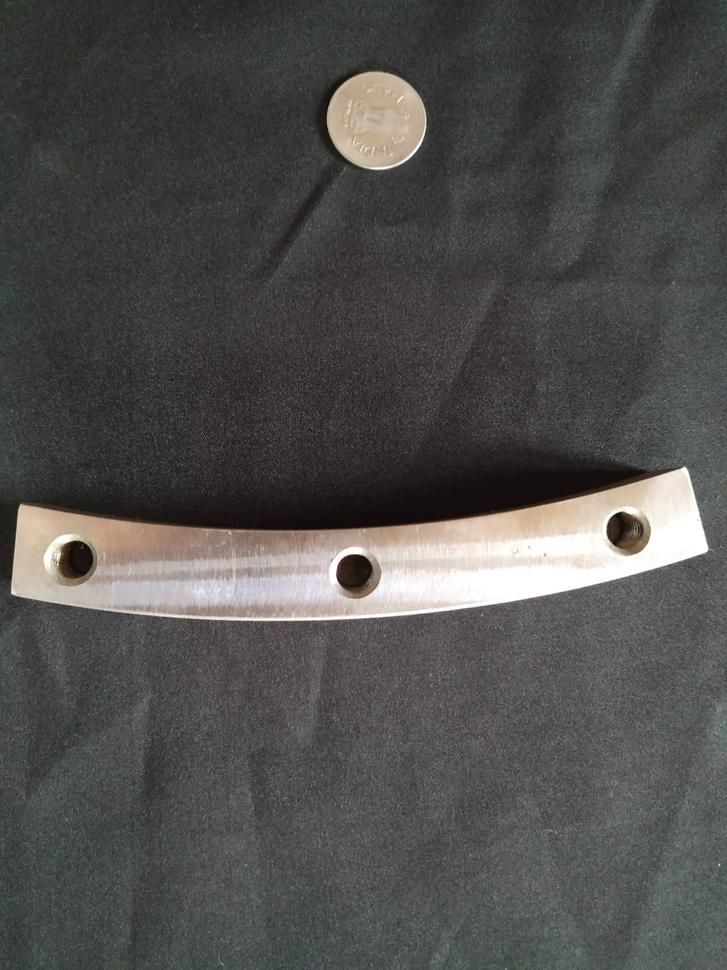
#> input picture Programs/i8.jpeg, 727 x 970 px, shrunk from 960 x 1280 before the run
$ python shiva.py   (older library calls are emulated)
#> lines starting #> are read from the running program, lines starting #| are printed output that depends on the picture; after the words box and inside, x2 and y2 are one past the last pixel; in counts of white or black regions, pixels touching at a corner belong together
from scipy.spatial import distance as dist
from imutils import perspective
import numpy as np
import imutils
import cv2

output = []


def viewImage(image):
    cv2.namedWindow('Display', cv2.WINDOW_NORMAL)
    cv2.imshow('Display', image)
    cv2.waitKey(0)
    cv2.destroyAllWindows()

def midpoint(ptA, ptB):
	return ((ptA[0] + ptB[0]) * 0.5, (ptA[1] + ptB[1]) * 0.5)

def removeNestings(l):
    for i in l:
        if type(i) == list:
            removeNestings(i)
        else:
            output.append(i)
    return output


#image = cv2.imread('Images\late.png')
image = cv2.imread('i8.jpeg')
#> image is the input picture: shape (970, 727, 3); mean B, G, R 76.8, 79.2, 79.7
#thresh = cv2.threshold(image, 100, 255, cv2.THRESH_BINARY)
#viewImage(thresh)
gray = cv2.cvtColor(image, cv2.COLOR_BGR2GRAY)
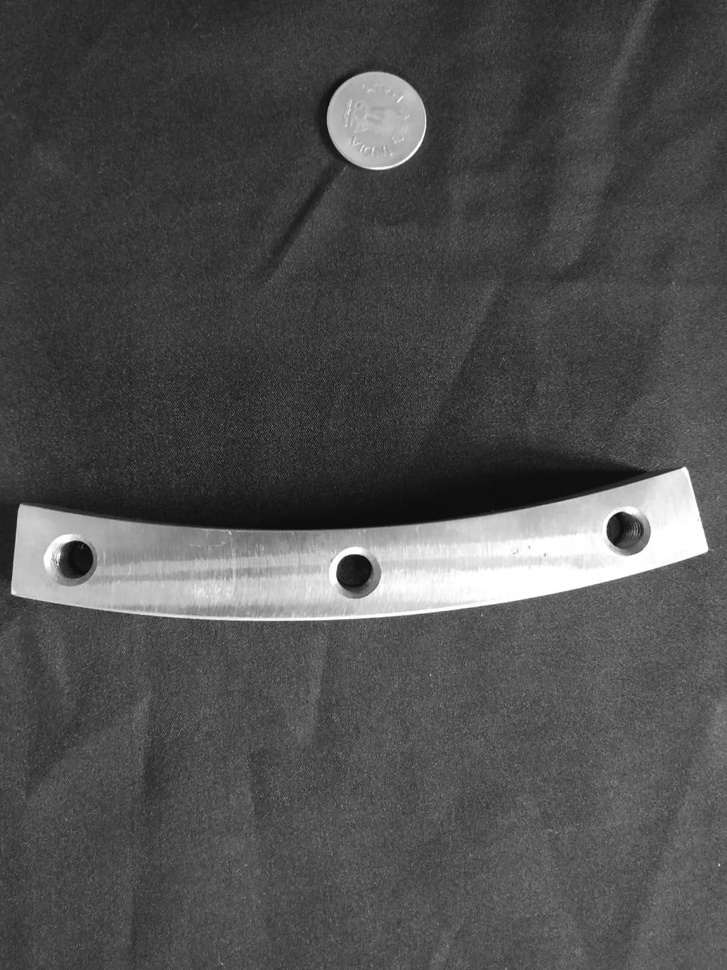
#> gray: shape (970, 727); min 2, max 255, mean 79.1
viewImage(gray)

kernel = np.ones((5,5),np.float32)/25
#for i in range(5):
gray = cv2.filter2D(gray,-1,kernel)
#gray = cv2.GaussianBlur(gray, (5, 5), 0)
viewImage(gray)


ret,threshold = cv2.threshold(gray,0,255,cv2.THRESH_BINARY+cv2.THRESH_OTSU)
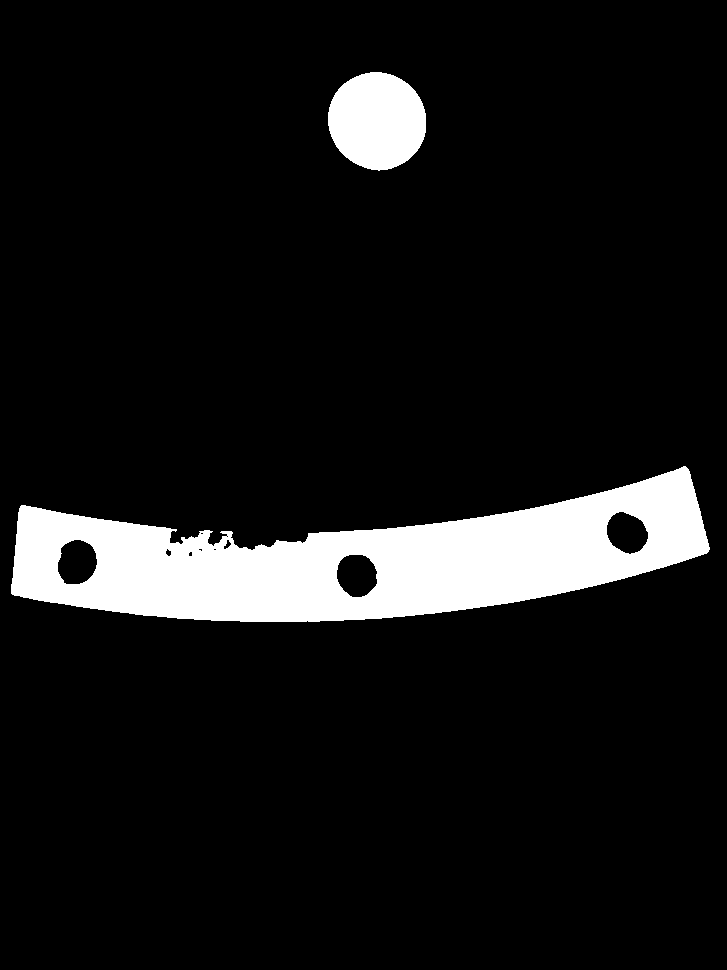
#> threshold: shape (970, 727); 9.1% white; 2 white regions, box (x1, y1, x2, y2) and area: (11, 466, 710, 622) 56824, (328, 72, 426, 171) 7554
#> ret = 133
viewImage(threshold)


edged = cv2.Canny(gray, 0.5*ret, ret)
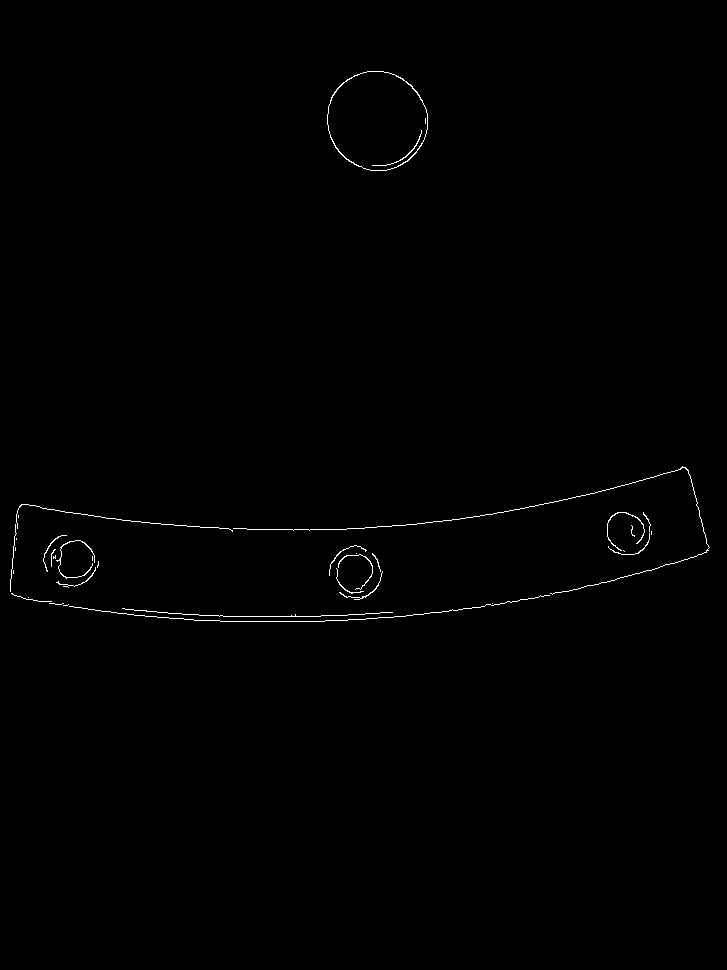
#> edged: shape (970, 727); 0.45% white in thin lines or dots, all inside (x1, y1, x2, y2) = (10, 71, 710, 622)
viewImage(edged)

for i in range(5):
    edged = cv2.dilate(edged, kernel, iterations=1)
    #viewImage(edged)


    edged = cv2.erode(edged, kernel, iterations=1)
#> this loop made 5 passes
#> pass 1, `edged = cv2.dilate(edged, kernel, iterations=1)`:
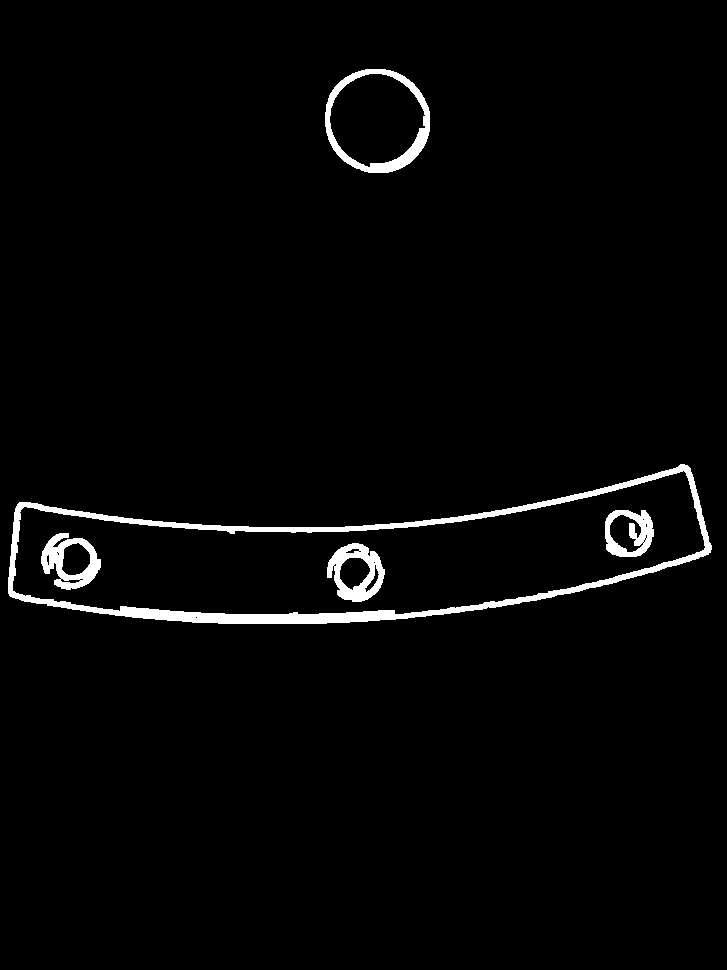
#> edged: shape (970, 727); 2.4% white; 5 white regions, box (x1, y1, x2, y2) and area: (8, 464, 712, 624) 10116, (325, 69, 430, 173) 2297, (327, 543, 385, 602) 1675, (41, 533, 101, 590) 1595, (605, 510, 654, 557) 1261
#> pass 1, `edged = cv2.erode(edged, kernel, iterations=1)`:
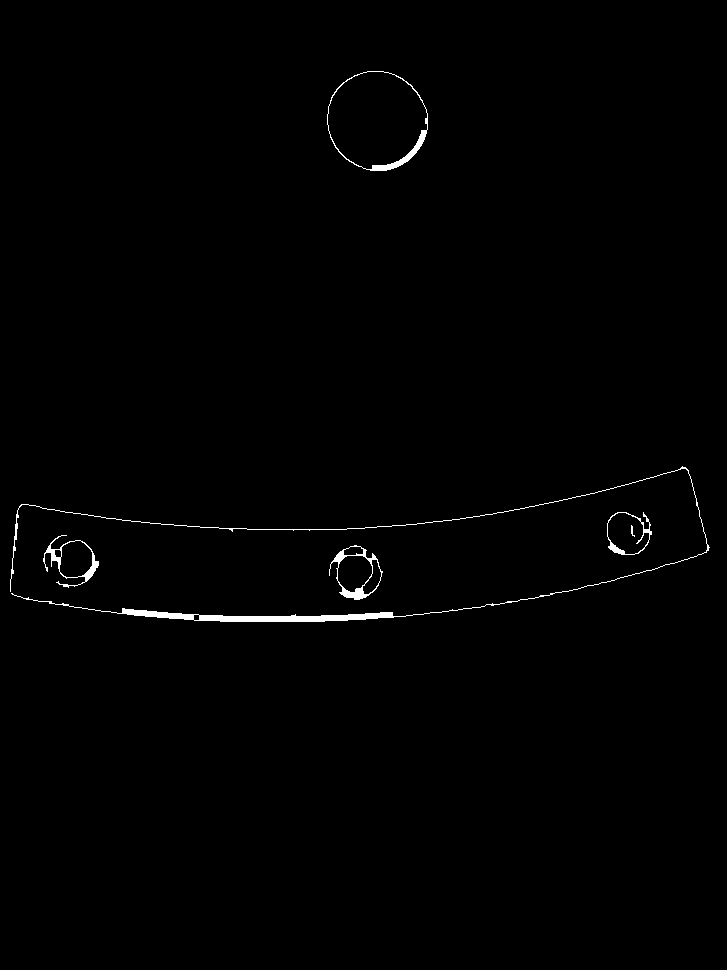
#> edged: shape (970, 727); 0.72% white; 6 white regions
viewImage(edged)
#viewImage(threshold) ## 4

width=24.97
pixelsPerMetric=None
contour =  cv2.findContours(edged.copy(),cv2.RETR_TREE,cv2.CHAIN_APPROX_SIMPLE)
#> contour = 14 contours, 1 with area under 20; largest, box (x1, y1, x2, y2) and area: (327, 71, 428, 171) 7785, (327, 71, 428, 170) 7366, (329, 545, 383, 600) 1822, (10, 466, 710, 622) 1480, (607, 512, 652, 555) 1422
cnts = imutils.grab_contours(contour)
#> cnts has the same summary as contour
count=1
cX=0
cY=0
for c in cnts:
    s=0
    if cv2.contourArea(c) < 200:
        continue
    epsilon = 0.02*cv2.arcLength(c,True)
    approx = cv2.approxPolyDP(c,epsilon,True)
    if count==1:
        # compute the rotated bounding box of the contour compute the center of the contour,
        # then detect the name of the shape using only the contour
        M = cv2.moments(c)
        cX1 = int((M["m10"] / M["m00"]))
        cY1= int((M["m01"] / M["m00"]))
        if dist.euclidean((cX, cY), (cX1, cY1))<1:
            cX=cX1
            cY=cY1
            continue
        orig = image.copy()
        box = cv2.minAreaRect(c)
        box = cv2.cv.BoxPoints(box) if imutils.is_cv2() else cv2.boxPoints(box)
        box = np.array(box, dtype="int")

        # order the points in the contour such that they appear in top-left, top-right,
        # bottom-right, and bottom-left order, then draw the outline of the rotated bounding box
        box = perspective.order_points(box)
        cv2.drawContours(orig, [box.astype("int")], -1, (0, 255, 0), 2)

    	 # loop over the original points and draw them
        for (x, y) in box:
            cv2.circle(orig, (int(x), int(y)), 5, (0, 0, 255), -1)

	    # unpack the ordered bounding box, then compute the midpoint between the top-left
        # and top-right coordinates, followed by the midpoint between bottom-left and bottom-right coordinates
        (tl, tr, br, bl) = box
        (tltrX, tltrY) = midpoint(tl, tr)
        (blbrX, blbrY) = midpoint(bl, br)

	    # compute the midpoint between the top-left and top-right points, followed by the midpoint between the top-righ and bottom-right
        (tlblX, tlblY) = midpoint(tl, bl)
        (trbrX, trbrY) = midpoint(tr, br)

	    # draw the midpoints on the image
        cv2.circle(orig, (int(tltrX), int(tltrY)), 5, (255, 0, 0), -1)
        cv2.circle(orig, (int(blbrX), int(blbrY)), 5, (255, 0, 0), -1)
        cv2.circle(orig, (int(tlblX), int(tlblY)), 5, (255, 0, 0), -1)
        cv2.circle(orig, (int(trbrX), int(trbrY)), 5, (255, 0, 0), -1)

	    # draw lines between the midpoints
        cv2.line(orig, (int(tltrX), int(tltrY)), (int(blbrX), int(blbrY)),
		 (255, 0, 255), 2)
        cv2.line(orig, (int(tlblX), int(tlblY)), (int(trbrX), int(trbrY)),
		 (255, 0, 255), 2)

	# compute the Euclidean distance between the midpoints
        dA = dist.euclidean((tltrX, tltrY), (blbrX, blbrY))
        dB= dist.euclidean((tlblX, tlblY), (trbrX, trbrY))
        s=(dA+dB)/2.0
        print("Radius is", s)
        print(dA)
        print(dB)
	# if the pixels per metric has not been initialized, then compute it as the ratio of pixels to supplied metric (in this case, inches)
        if pixelsPerMetric is None:
            pixelsPerMetric = dA / width
        print(pixelsPerMetric)
        cv2.putText(orig, "{:.2f}".format(dA/pixelsPerMetric),
		(int(tltrX - 15), int(tltrY - 10)), cv2.FONT_HERSHEY_SIMPLEX,
		0.65, (255, 255, 255), 2)
        cv2.putText(orig, "{:.2f}".format(dB/pixelsPerMetric),
		(int(trbrX + 10), int(trbrY)), cv2.FONT_HERSHEY_SIMPLEX,
		0.65, (255, 255, 255), 2)

    else:
        M = cv2.moments(c)
        cX1 = int((M["m10"] / M["m00"]))
        cY1= int((M["m01"] / M["m00"]))
        if dist.euclidean((cX, cY), (cX1, cY1))<1:
            cX=cX1
            cY=cY1
            continue
        print(approx)
        counter=0;
        for i in range(1, len(approx)):
#> (the run stopped early here; a loop or call above may not have finished)

$ run again, with Programs/i1.jpeg copied over Programs/i8.jpeg
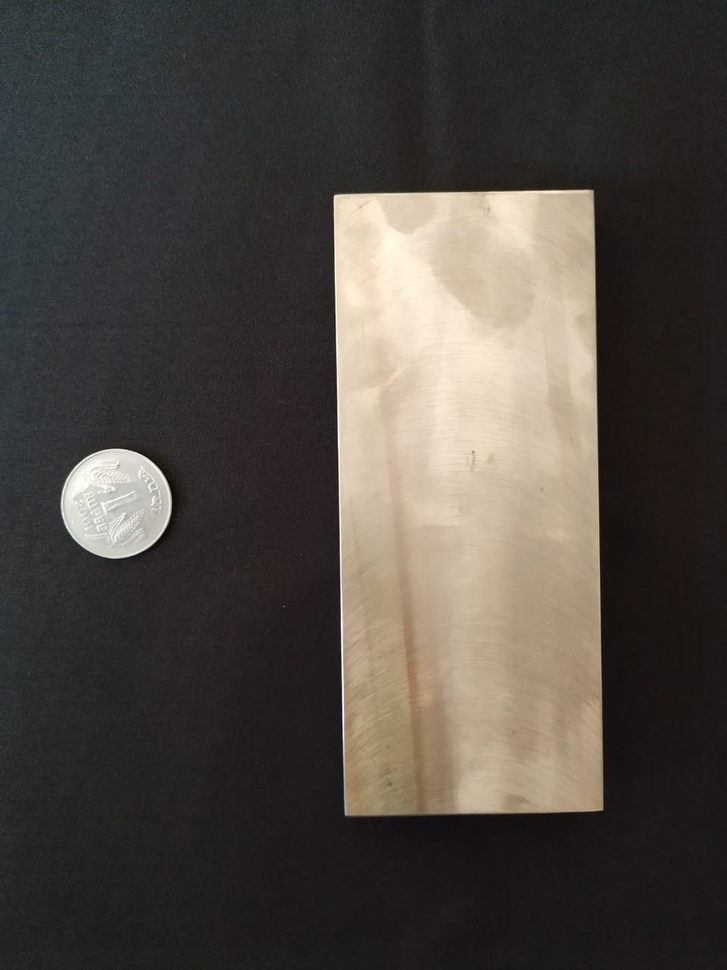
#> input picture Programs/i1.jpeg, 727 x 970 px, shrunk from 960 x 1280 before the run
#> image is the input picture: shape (970, 727, 3); mean B, G, R 65.8, 72.1, 77.7
#> `ret,threshold = cv2.threshold(gray,0,255,cv2.THRESH_BINARY+cv2.THRESH_..`:
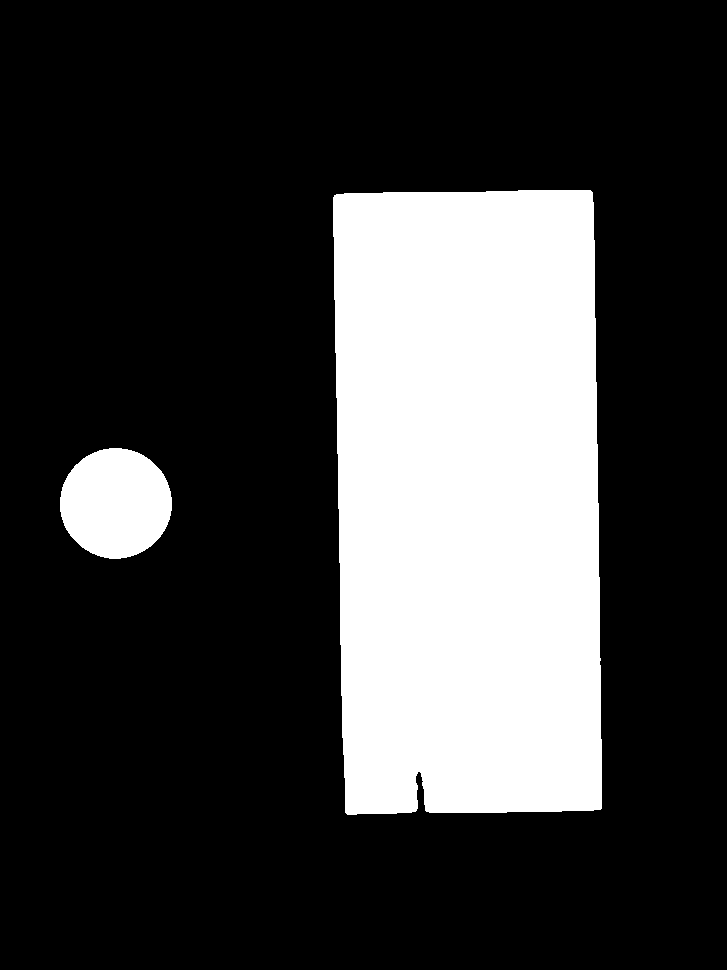
#> threshold: shape (970, 727); 24.2% white; 2 white regions, box (x1, y1, x2, y2) and area: (333, 190, 602, 815) 161149, (60, 448, 172, 559) 9706
#> ret = 111
#> contour = 7 contours, 1 with area under 20; largest, box (x1, y1, x2, y2) and area: (59, 447, 172, 560) 9715, (59, 449, 172, 560) 9563, (332, 198, 347, 813) 1199, (334, 189, 604, 817) 326, (118, 513, 127, 522) 36, (150, 496, 156, 506) 36
#> cnts has the same summary as contour

$ run again, with Programs/i2.jpeg copied over Programs/i8.jpeg
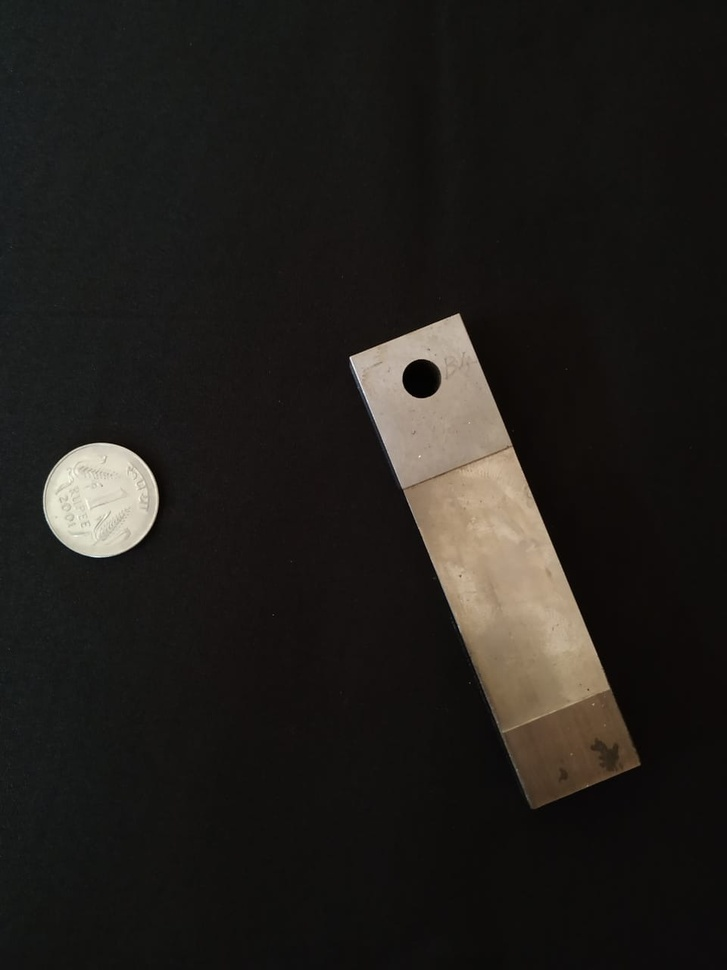
#> input picture Programs/i2.jpeg, 727 x 970 px, shrunk from 960 x 1280 before the run
#> image is the input picture: shape (970, 727, 3); mean B, G, R 27.8, 31.2, 33.8
#> `ret,threshold = cv2.threshold(gray,0,255,cv2.THRESH_BINARY+cv2.THRESH_..`:
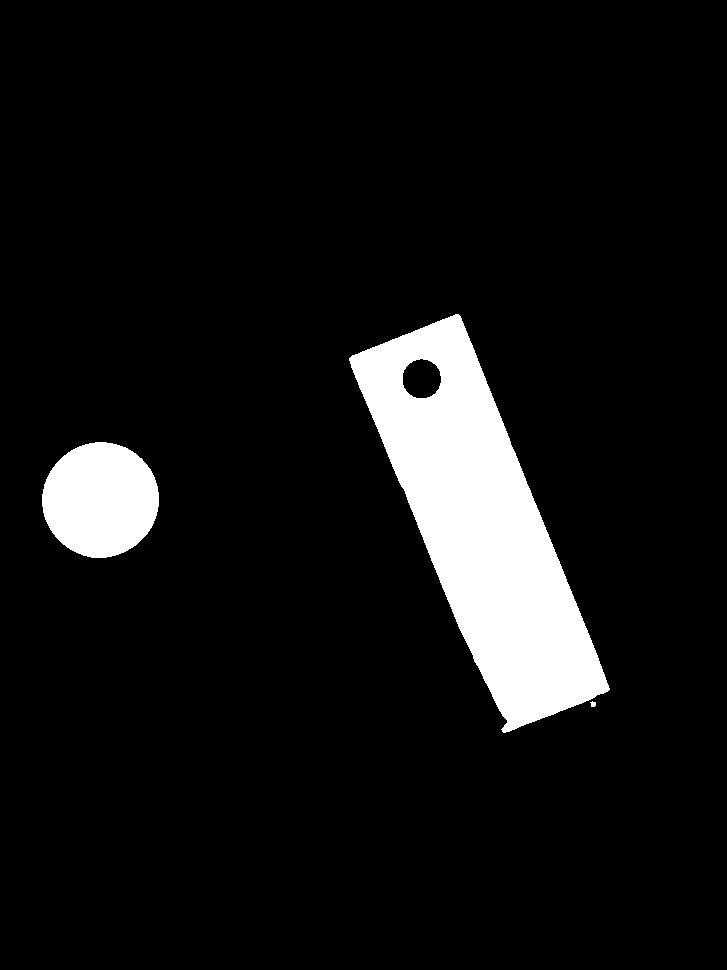
#> threshold: shape (970, 727); 8.1% white; 3 white regions, box (x1, y1, x2, y2) and area: (349, 314, 610, 733) 46683, (42, 442, 159, 558) 10573, (590, 701, 596, 707) 26
#> ret = 90
#> contour = 7 contours; box (x1, y1, x2, y2) and area: (348, 314, 641, 810) 27408, (350, 315, 511, 487) 16834, (41, 441, 159, 559) 10506, (44, 442, 159, 557) 10264, (502, 690, 640, 809) 9763, (401, 358, 441, 398) 1160, (403, 360, 441, 398) 1116
#> cnts has the same summary as contour
